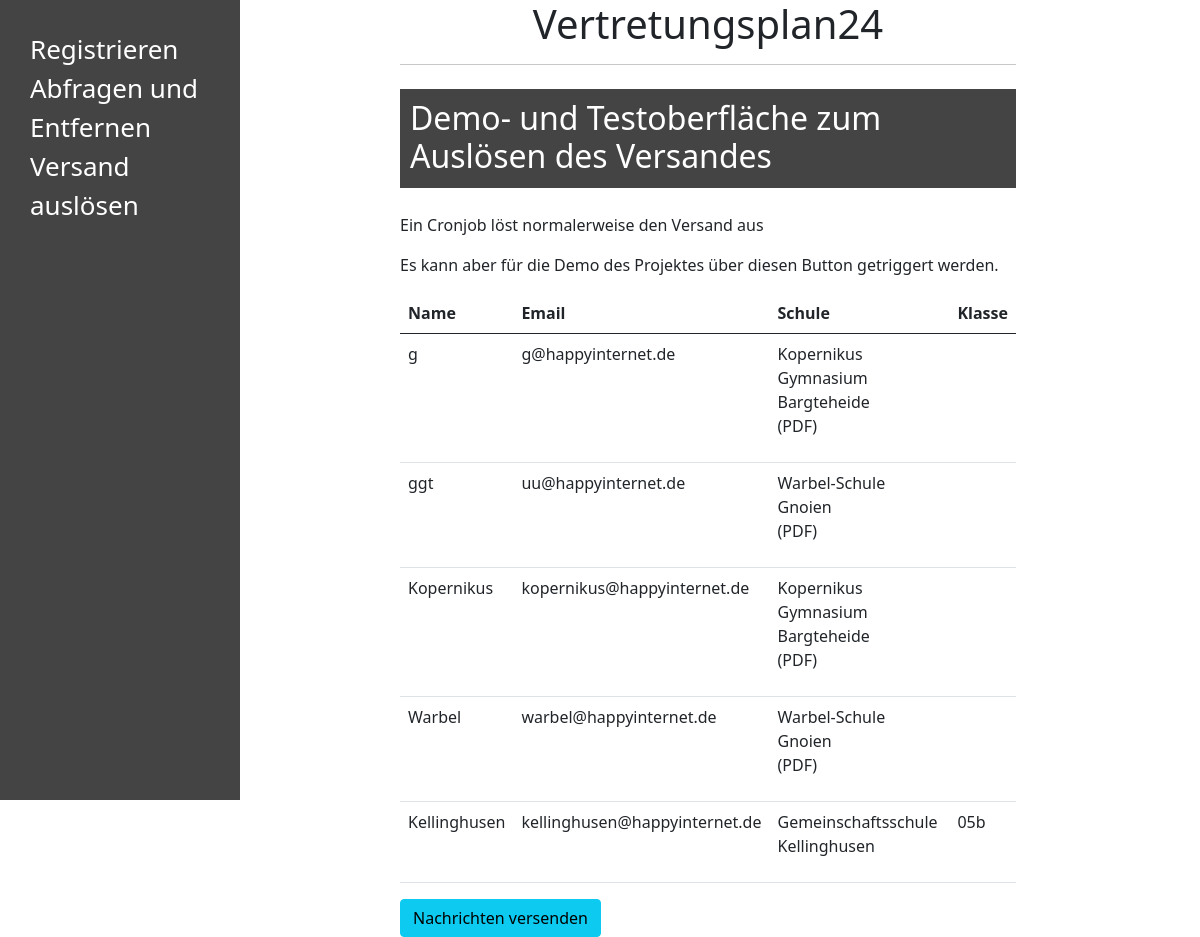
/send-messages/, run on an earlier commit of the app's database.
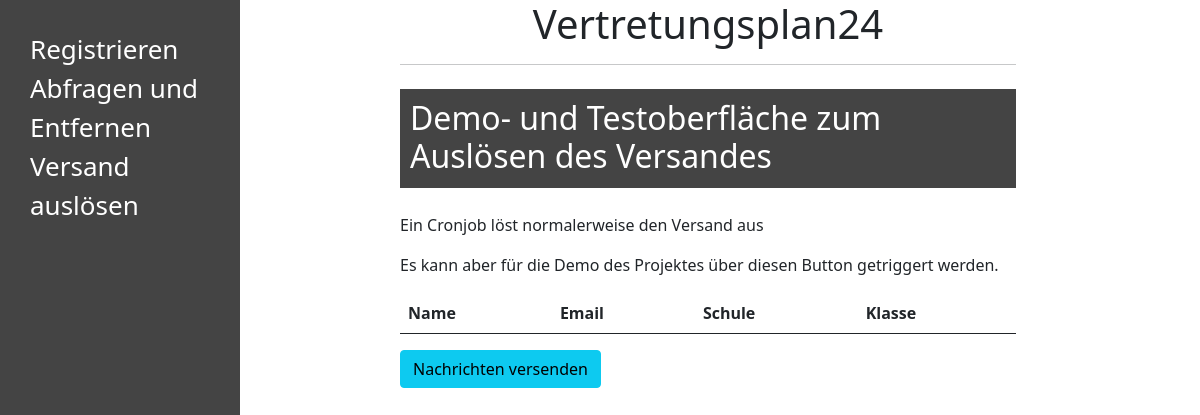
And on a later commit of the database.
### main/models.py (models this page shows, shortened)
class Subscription(models.Model):
    school = models.ForeignKey(School, on_delete=models.CASCADE)
    subscriber = models.ForeignKey(Subscriber, on_delete=models.CASCADE)
    grade = models.CharField(max_length=10, blank=True, null=True)

class Subscriber(models.Model):
    name = models.CharField(max_length=200)
    email = models.CharField(max_length=200, unique=True)
    phone = models.CharField(max_length=200, null=True)

class School(models.Model):
    name = models.CharField(max_length=200)
    url = models.CharField(max_length=255, blank=True, null=True)
    def __str__(self):
        return self.name

### main/views.py (the view)
# urls.py: path("send-messages/", views.send, name="Testmodus - senden"),
def send(response):
    all_subscriptions = Subscription.objects.all()
    if response.method == "POST":
        if response.POST.get("send"):
            run_plans()
    return render(response, "main/send-messages.html", {
        "sub": all_subscriptions,
    })

### main/templates/main/send-messages.html (shortened to what this page needs)
{% extends 'main/base.html' %}
{% block content %}
    <h2>Demo- und Testoberfläche zum Auslösen des Versandes</h2>
    <p>Ein Cronjob löst normalerweise den Versand aus</p>
    <p>Es kann aber für die Demo des Projektes
        über diesen Button getriggert werden.</p>
    <form method="post" action="/send-messages/">
        <table class="table">
            <thead>
            <tr>
                <th scope="col">Name</th>
                <th scope="col">Email</th>
                <th scope="col">Schule</th>
                <th scope="col">Klasse</th>
            </tr>
            </thead>
            <tbody>
            {% for s in sub %}
                <tr>
                    <td><p>{{ s.subscriber.name }}</p></td>
                    <td><p>{{ s.subscriber.email }}</p></td>
                     <td>
                         <p>{{ s.school }} {% if not s.grade %}<br>(PDF){% endif %}</p></td>
                     <td><p>{% if s.grade %} {{ s.grade }} {% endif %}</p></td>
                </tr>
            {% endfor %}
            </tbody>
        </table>
        <button type="submit" name="send" value="send" class="btn btn-info">Nachrichten versenden</button>
    </form>
{% endblock %}

### main/templates/main/base.html (shortened to what this page needs)
{% load static %}
<!DOCTYPE html>
<html lang="en">
<head>
    <link href="https://cdn.jsdelivr.net/npm/bootstrap@5.0.1/dist/css/bootstrap.min.css" rel="stylesheet"
>
</head>
<body>
<div class="sidenav">
    <a href="/start">Registrieren</a>
    <a href="/edit-subscriptions">Abfragen und Entfernen</a>
    <a href="/send-messages">Versand auslösen</a>
</div>
<div class="row justify-content-center" id="content">
    <div class="col-8">
        <h1 class="text-center">Vertretungsplan24</h1>
        <hr class="mb-4">
        {% block content %}
        {% endblock %}
    </div>
</div>
</body>
</html>

What changed in the data, as far as the page shows it:
removed Subscription: subscriber.name "g", subscriber.email "g@happyinternet.de", school "Kopernikus Gymnasium Bargteheide", shows "(PDF)"
removed Subscription: subscriber.name "ggt", subscriber.email "uu@happyinternet.de", school "Warbel-Schule Gnoien", shows "(PDF)"
removed Subscription: subscriber.name "Kopernikus", subscriber.email "kopernikus@happyinternet.de", school "Kopernikus Gymnasium Bargteheide", shows "(PDF)"
removed Subscription: subscriber.name "Warbel", subscriber.email "warbel@happyinternet.de", school "Warbel-Schule Gnoien", shows "(PDF)"
removed Subscription: subscriber.name "Kellinghusen", subscriber.email "kellinghusen@happyinternet.de", school "Gemeinschaftsschule Kellinghusen", grade "05b"
